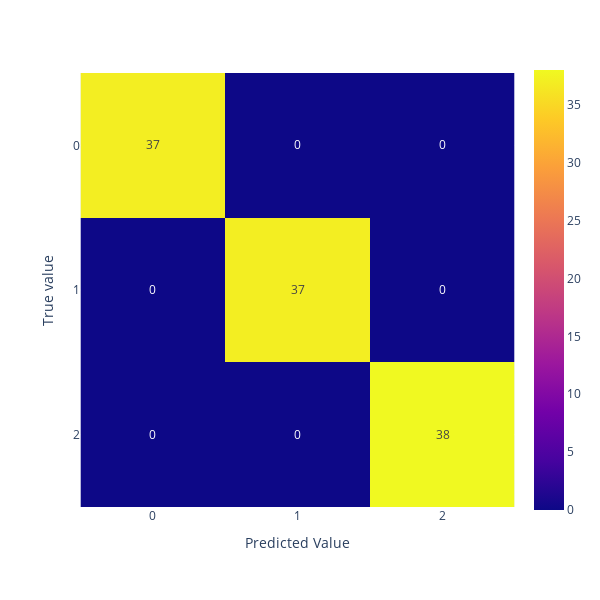
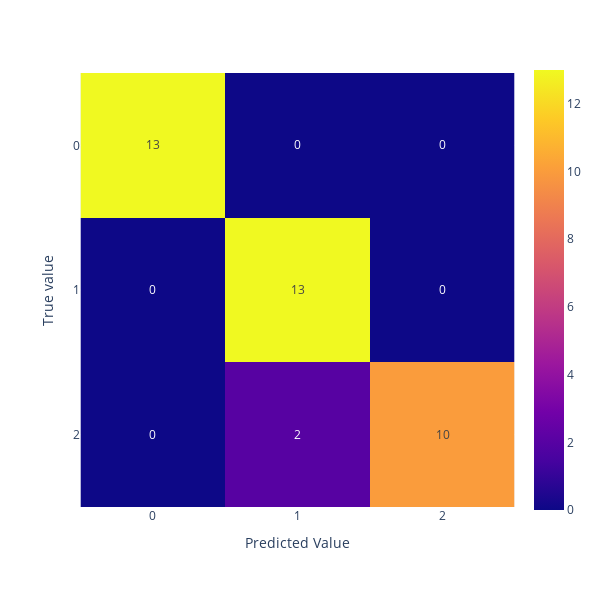
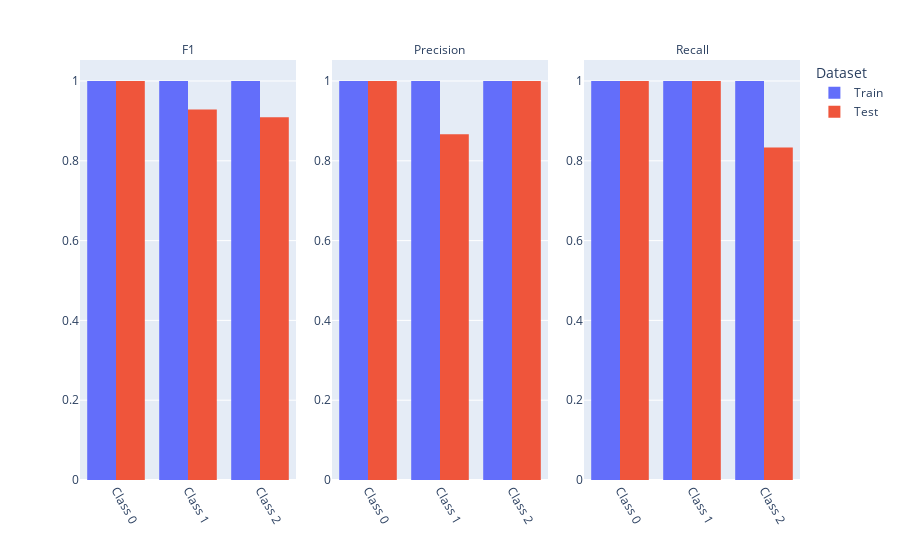
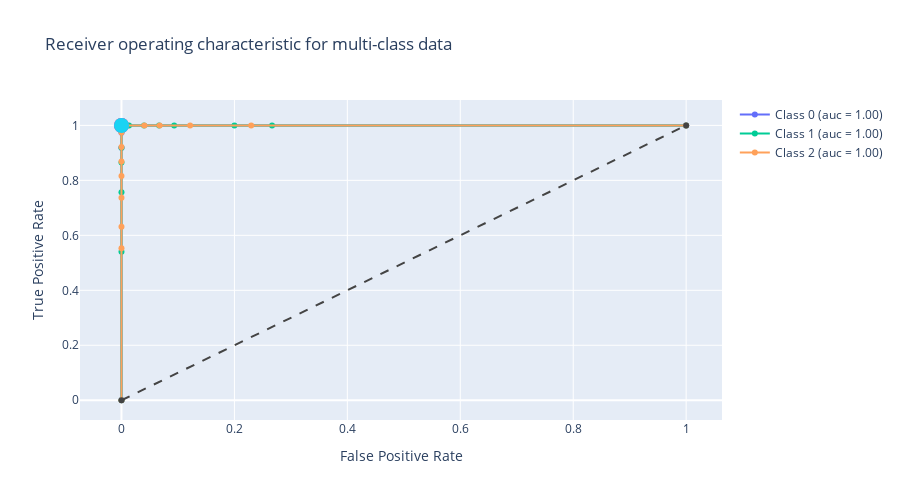

The notebook cell saved with these charts, in order:
### Markdown cell above
### Display the Suite from a serialized JSON

### Code cell
from deepchecks import SuiteResult

SuiteResult.display_from_json(serialized_suite)

### Figure 1 — Plotly figure (JSON) as saved in the notebook; plotly's stock layout.template omitted (floating-point values rounded to 4 significant figures)
{"data": [{"coloraxis": "coloraxis", "hovertemplate": "x: %{x}<br>y: %{y}<br>color: %{z}<extra></extra>", "name": "0", "texttemplate": "%{z}", "type": "heatmap", "x": [0, 1, 2], "xaxis": "x", "y": [0, 1, 2], "yaxis": "y", "z": [[37, 0, 0], [0, 37, 0], [0, 0, 38]]}], "layout": {"coloraxis": {"colorscale": [[0, "#0d0887"], [0.1111, "#46039f"], [0.2222, "#7201a8"], [0.3333, "#9c179e"], [0.4444, "#bd3786"], [0.5556, "#d8576b"], [0.6667, "#ed7953"], [0.7778, "#fb9f3a"], [0.8889, "#fdca26"], [1, "#f0f921"]]}, "height": 600, "margin": {"t": 60}, "width": 600, "xaxis": {"anchor": "y", "autorange": true, "constrain": "domain", "domain": [0, 1], "range": [-0.5, 2.5], "scaleanchor": "y", "title": {"text": "Predicted Value"}, "type": "category"}, "yaxis": {"anchor": "x", "autorange": true, "constrain": "domain", "domain": [0.02826, 0.9717], "range": [2.5, -0.5], "title": {"text": "True value"}, "type": "category"}}}

### Figure 2 — Plotly figure (JSON) as saved in the notebook; plotly's stock layout.template omitted (floating-point values rounded to 4 significant figures)
{"data": [{"coloraxis": "coloraxis", "hovertemplate": "x: %{x}<br>y: %{y}<br>color: %{z}<extra></extra>", "name": "0", "texttemplate": "%{z}", "type": "heatmap", "x": [0, 1, 2], "xaxis": "x", "y": [0, 1, 2], "yaxis": "y", "z": [[13, 0, 0], [0, 13, 0], [0, 2, 10]]}], "layout": {"coloraxis": {"colorscale": [[0, "#0d0887"], [0.1111, "#46039f"], [0.2222, "#7201a8"], [0.3333, "#9c179e"], [0.4444, "#bd3786"], [0.5556, "#d8576b"], [0.6667, "#ed7953"], [0.7778, "#fb9f3a"], [0.8889, "#fdca26"], [1, "#f0f921"]]}, "height": 600, "margin": {"t": 60}, "width": 600, "xaxis": {"anchor": "y", "autorange": true, "constrain": "domain", "domain": [0, 1], "range": [-0.5, 2.5], "scaleanchor": "y", "title": {"text": "Predicted Value"}, "type": "category"}, "yaxis": {"anchor": "x", "autorange": true, "constrain": "domain", "domain": [0.02826, 0.9717], "range": [2.5, -0.5], "title": {"text": "True value"}, "type": "category"}}}

### Figure 3 — Plotly figure (JSON) as saved in the notebook; plotly's stock layout.template omitted (floating-point values rounded to 4 significant figures)
{"data": [{"alignmentgroup": "True", "bingroup": "x", "histfunc": "sum", "hovertemplate": "Dataset=Train<br>Metric=F1<br>Class=%{x}<br>sum of Value=%{y}<extra></extra>", "legendgroup": "Train", "marker": {"color": "#636efa", "pattern": {"shape": ""}}, "name": "Train", "offsetgroup": "Train", "orientation": "v", "showlegend": true, "type": "histogram", "x": [0, 1, 2], "xaxis": "x", "y": [1, 1, 1], "yaxis": "y"}, {"alignmentgroup": "True", "bingroup": "x", "histfunc": "sum", "hovertemplate": "Dataset=Train<br>Metric=Precision<br>Class=%{x}<br>sum of Value=%{y}<extra></extra>", "legendgroup": "Train", "marker": {"color": "#636efa", "pattern": {"shape": ""}}, "name": "Train", "offsetgroup": "Train", "orientation": "v", "showlegend": false, "type": "histogram", "x": [0, 1, 2], "xaxis": "x2", "y": [1, 1, 1], "yaxis": "y2"}, {"alignmentgroup": "True", "bingroup": "x", "histfunc": "sum", "hovertemplate": "Dataset=Train<br>Metric=Recall<br>Class=%{x}<br>sum of Value=%{y}<extra></extra>", "legendgroup": "Train", "marker": {"color": "#636efa", "pattern": {"shape": ""}}, "name": "Train", "offsetgroup": "Train", "orientation": "v", "showlegend": false, "type": "histogram", "x": [0, 1, 2], "xaxis": "x3", "y": [1, 1, 1], "yaxis": "y3"}, {"alignmentgroup": "True", "bingroup": "x", "histfunc": "sum", "hovertemplate": "Dataset=Test<br>Metric=F1<br>Class=%{x}<br>sum of Value=%{y}<extra></extra>", "legendgroup": "Test", "marker": {"color": "#EF553B", "pattern": {"shape": ""}}, "name": "Test", "offsetgroup": "Test", "orientation": "v", "showlegend": true, "type": "histogram", "x": [0, 1, 2], "xaxis": "x", "y": [1, 0.9286, 0.9091], "yaxis": "y"}, {"alignmentgroup": "True", "bingroup": "x", "histfunc": "sum", "hovertemplate": "Dataset=Test<br>Metric=Precision<br>Class=%{x}<br>sum of Value=%{y}<extra></extra>", "legendgroup": "Test", "marker": {"color": "#EF553B", "pattern": {"shape": ""}}, "name": "Test", "offsetgroup": "Test", "orientation": "v", "showlegend": false, "type": "histogram", "x": [0, 1, 2], "xaxis": "x2", "y": [1, 0.8667, 1], "yaxis": "y2"}, {"alignmentgroup": "True", "bingroup": "x", "histfunc": "sum", "hovertemplate": "Dataset=Test<br>Metric=Recall<br>Class=%{x}<br>sum of Value=%{y}<extra></extra>", "legendgroup": "Test", "marker": {"color": "#EF553B", "pattern": {"shape": ""}}, "name": "Test", "offsetgroup": "Test", "orientation": "v", "showlegend": false, "type": "histogram", "x": [0, 1, 2], "xaxis": "x3", "y": [1, 1, 0.8333], "yaxis": "y3"}], "layout": {"annotations": [{"showarrow": false, "text": "F1", "x": 0.15, "xanchor": "center", "xref": "paper", "y": 1, "yanchor": "bottom", "yref": "paper"}, {"showarrow": false, "text": "Precision", "x": 0.5, "xanchor": "center", "xref": "paper", "y": 1, "yanchor": "bottom", "yref": "paper"}, {"showarrow": false, "text": "Recall", "x": 0.85, "xanchor": "center", "xref": "paper", "y": 1, "yanchor": "bottom", "yref": "paper"}], "autosize": true, "barmode": "group", "legend": {"title": {"text": "Dataset"}, "tracegroupgap": 0}, "margin": {"t": 60}, "xaxis": {"anchor": "y", "autorange": true, "domain": [0, 0.3], "range": [-0.5, 2.5], "tickangle": 60, "tickprefix": "Class ", "type": "category"}, "xaxis2": {"anchor": "y2", "autorange": true, "domain": [0.35, 0.65], "matches": "x", "range": [-0.5, 2.5], "tickangle": 60, "tickprefix": "Class ", "type": "category"}, "xaxis3": {"anchor": "y3", "autorange": true, "domain": [0.7, 1], "matches": "x", "range": [-0.5, 2.5], "tickangle": 60, "tickprefix": "Class ", "type": "category"}, "yaxis": {"anchor": "x", "autorange": true, "domain": [0, 1], "range": [0, 1.053], "showticklabels": true, "type": "linear"}, "yaxis2": {"anchor": "x2", "autorange": true, "domain": [0, 1], "range": [0, 1.053], "showticklabels": true, "type": "linear"}, "yaxis3": {"anchor": "x3", "autorange": true, "domain": [0, 1], "range": [0, 1.053], "showticklabels": true, "type": "linear"}}}

### Figure 4 — Plotly figure (JSON) as saved in the notebook; plotly's stock layout.template omitted (floating-point values rounded to 4 significant figures)
{"data": [{"line": {"width": 2}, "name": "Class 0 (auc = 1.00)", "type": "scatter", "x": [0, 0, 0, 0, 1], "y": [0, 0.9189, 0.973, 1, 1]}, {"hovertemplate": "TPR: %{y:.2%}<br>FPR: %{x:.2%}<br>Youden's Index: 0.97", "marker": {"size": 15}, "mode": "markers", "showlegend": false, "type": "scatter", "x": [0], "y": [1]}, {"line": {"width": 2}, "name": "Class 1 (auc = 1.00)", "type": "scatter", "x": [0, 0, 0, 0, 0, 0, 0.01333, 0.04, 0.06667, 0.09333, 0.2, 0.2667, 1], "y": [0, 0.5405, 0.7568, 0.8649, 0.9189, 1, 1, 1, 1, 1, 1, 1, 1]}, {"hovertemplate": "TPR: %{y:.2%}<br>FPR: %{x:.2%}<br>Youden's Index: 0.68<br>Class: 1", "marker": {"size": 15}, "mode": "markers", "showlegend": false, "type": "scatter", "x": [0], "y": [1]}, {"line": {"width": 2}, "name": "Class 2 (auc = 1.00)", "type": "scatter", "x": [0, 0, 0, 0, 0, 0, 0, 0, 0, 0.04054, 0.06757, 0.1216, 0.2297, 1], "y": [0, 0.5526, 0.6316, 0.7368, 0.8158, 0.8684, 0.9211, 0.9737, 1, 1, 1, 1, 1, 1]}, {"hovertemplate": "TPR: %{y:.2%}<br>FPR: %{x:.2%}<br>Youden's Index: 0.68<br>Class: 2", "marker": {"size": 15}, "mode": "markers", "showlegend": false, "type": "scatter", "x": [0], "y": [1]}, {"line": {"color": "#444", "dash": "dash", "width": 2}, "showlegend": false, "type": "scatter", "x": [0, 1], "y": [0, 1]}], "layout": {"height": 500, "title": {"text": "Receiver operating characteristic for multi-class data"}, "width": 900, "xaxis": {"autorange": true, "range": [-0.07395, 1.064], "title": {"text": "False Positive Rate"}, "type": "linear"}, "yaxis": {"autorange": true, "range": [-0.07185, 1.092], "title": {"text": "True Positive Rate"}, "type": "linear"}}}
